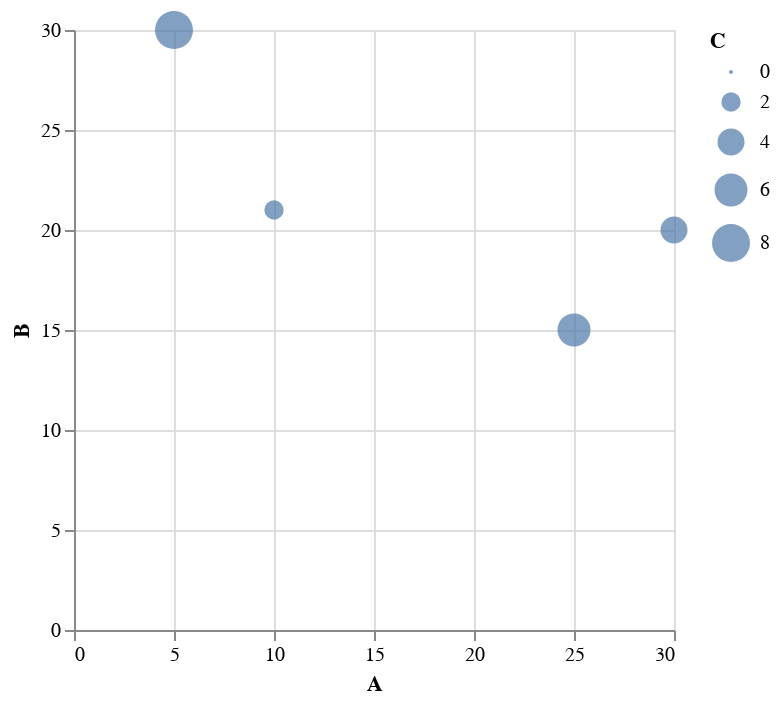

Write the Vega-Lite specification saved for this chart.
### Vega-Lite specification from a JSON file in a GitHub repository (floating-point values rounded to 4 significant figures)
{"$schema": "https://vega.github.io/schema/vega-lite/v4.json", "data": {"values": [{"A": 10, "B": 21, "C": 2}, {"A": 30, "B": 20, "C": 4}, {"A": 25, "B": 15, "C": 6}, {"A": 5, "B": 30, "C": 8}]}, "mark": "circle", "encoding": {"x": {"field": "A", "type": "quantitative"}, "y": {"field": "B", "type": "quantitative"}, "size": {"field": "C", "type": "quantitative"}}}
